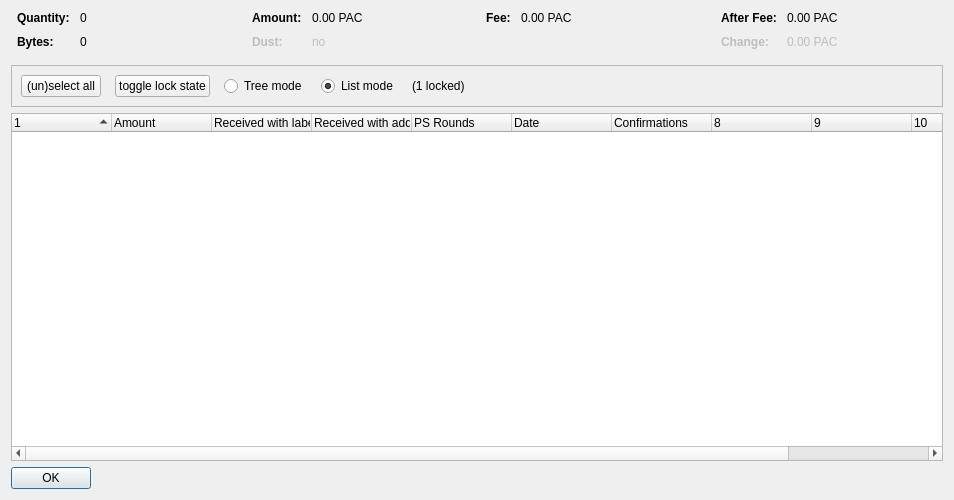
<?xml version="1.0" encoding="UTF-8"?>
<ui version="4.0">
 <class>CoinControlDialog</class>
 <widget class="QDialog" name="CoinControlDialog">
  <property name="geometry">
   <rect>
    <x>0</x>
    <y>0</y>
    <width>954</width>
    <height>500</height>
   </rect>
  </property>
  <property name="windowTitle">
   <string>Coin Selection</string>
  </property>
  <layout class="QVBoxLayout" name="verticalLayout">
   <item>
    <layout class="QHBoxLayout" name="horizontalLayoutTop" stretch="0,0,0,0">
     <property name="topMargin">
      <number>0</number>
     </property>
     <property name="bottomMargin">
      <number>10</number>
     </property>
     <item>
      <layout class="QFormLayout" name="formLayoutCoinControl1">
       <property name="horizontalSpacing">
        <number>10</number>
       </property>
       <property name="verticalSpacing">
        <number>10</number>
       </property>
       <property name="leftMargin">
        <number>6</number>
       </property>
       <property name="rightMargin">
        <number>6</number>
       </property>
       <item row="0" column="0">
        <widget class="QLabel" name="labelCoinControlQuantityText">
         <property name="font">
          <font>
           <weight>75</weight>
           <bold>true</bold>
          </font>
         </property>
         <property name="text">
          <string>Quantity:</string>
         </property>
        </widget>
       </item>
       <item row="0" column="1">
        <widget class="QLabel" name="labelCoinControlQuantity">
         <property name="cursor">
          <cursorShape>IBeamCursor</cursorShape>
         </property>
         <property name="contextMenuPolicy">
          <enum>Qt::ActionsContextMenu</enum>
         </property>
         <property name="text">
          <string notr="true">0</string>
         </property>
         <property name="textInteractionFlags">
          <set>Qt::LinksAccessibleByMouse|Qt::TextSelectableByKeyboard|Qt::TextSelectableByMouse</set>
         </property>
        </widget>
       </item>
       <item row="1" column="0">
        <widget class="QLabel" name="labelCoinControlBytesText">
         <property name="font">
          <font>
           <weight>75</weight>
           <bold>true</bold>
          </font>
         </property>
         <property name="text">
          <string>Bytes:</string>
         </property>
        </widget>
       </item>
       <item row="1" column="1">
        <widget class="QLabel" name="labelCoinControlBytes">
         <property name="cursor">
          <cursorShape>IBeamCursor</cursorShape>
         </property>
         <property name="contextMenuPolicy">
          <enum>Qt::ActionsContextMenu</enum>
         </property>
         <property name="text">
          <string notr="true">0</string>
         </property>
         <property name="textInteractionFlags">
          <set>Qt::LinksAccessibleByMouse|Qt::TextSelectableByKeyboard|Qt::TextSelectableByMouse</set>
         </property>
        </widget>
       </item>
      </layout>
     </item>
     <item>
      <layout class="QFormLayout" name="formLayoutCoinControl2">
       <property name="horizontalSpacing">
        <number>10</number>
       </property>
       <property name="verticalSpacing">
        <number>10</number>
       </property>
       <property name="leftMargin">
        <number>6</number>
       </property>
       <property name="rightMargin">
        <number>6</number>
       </property>
       <item row="0" column="0">
        <widget class="QLabel" name="labelCoinControlAmountText">
         <property name="font">
          <font>
           <weight>75</weight>
           <bold>true</bold>
          </font>
         </property>
         <property name="text">
          <string>Amount:</string>
         </property>
        </widget>
       </item>
       <item row="0" column="1">
        <widget class="QLabel" name="labelCoinControlAmount">
         <property name="cursor">
          <cursorShape>IBeamCursor</cursorShape>
         </property>
         <property name="contextMenuPolicy">
          <enum>Qt::ActionsContextMenu</enum>
         </property>
         <property name="text">
          <string notr="true">0.00 PAC</string>
         </property>
         <property name="textInteractionFlags">
          <set>Qt::LinksAccessibleByMouse|Qt::TextSelectableByKeyboard|Qt::TextSelectableByMouse</set>
         </property>
        </widget>
       </item>
       <item row="1" column="0">
        <widget class="QLabel" name="labelCoinControlLowOutputText">
         <property name="enabled">
          <bool>false</bool>
         </property>
         <property name="font">
          <font>
           <weight>75</weight>
           <bold>true</bold>
          </font>
         </property>
         <property name="text">
          <string>Dust:</string>
         </property>
        </widget>
       </item>
       <item row="1" column="1">
        <widget class="QLabel" name="labelCoinControlLowOutput">
         <property name="enabled">
          <bool>false</bool>
         </property>
         <property name="cursor">
          <cursorShape>IBeamCursor</cursorShape>
         </property>
         <property name="contextMenuPolicy">
          <enum>Qt::ActionsContextMenu</enum>
         </property>
         <property name="text">
          <string notr="true">no</string>
         </property>
         <property name="textInteractionFlags">
          <set>Qt::LinksAccessibleByMouse|Qt::TextSelectableByKeyboard|Qt::TextSelectableByMouse</set>
         </property>
        </widget>
       </item>
      </layout>
     </item>
     <item>
      <layout class="QFormLayout" name="formLayoutCoinControl3">
       <property name="horizontalSpacing">
        <number>10</number>
       </property>
       <property name="verticalSpacing">
        <number>10</number>
       </property>
       <property name="leftMargin">
        <number>6</number>
       </property>
       <property name="rightMargin">
        <number>6</number>
       </property>
       <item row="0" column="0">
        <widget class="QLabel" name="labelCoinControlFeeText">
         <property name="font">
          <font>
           <weight>75</weight>
           <bold>true</bold>
          </font>
         </property>
         <property name="text">
          <string>Fee:</string>
         </property>
        </widget>
       </item>
       <item row="0" column="1">
        <widget class="QLabel" name="labelCoinControlFee">
         <property name="cursor">
          <cursorShape>IBeamCursor</cursorShape>
         </property>
         <property name="contextMenuPolicy">
          <enum>Qt::ActionsContextMenu</enum>
         </property>
         <property name="text">
          <string notr="true">0.00 PAC</string>
         </property>
         <property name="textInteractionFlags">
          <set>Qt::LinksAccessibleByMouse|Qt::TextSelectableByKeyboard|Qt::TextSelectableByMouse</set>
         </property>
        </widget>
       </item>
      </layout>
     </item>
     <item>
      <layout class="QFormLayout" name="formLayoutCoinControl4">
       <property name="horizontalSpacing">
        <number>10</number>
       </property>
       <property name="verticalSpacing">
        <number>10</number>
       </property>
       <property name="leftMargin">
        <number>6</number>
       </property>
       <property name="rightMargin">
        <number>6</number>
       </property>
       <item row="0" column="0">
        <widget class="QLabel" name="labelCoinControlAfterFeeText">
         <property name="font">
          <font>
           <weight>75</weight>
           <bold>true</bold>
          </font>
         </property>
         <property name="text">
          <string>After Fee:</string>
         </property>
        </widget>
       </item>
       <item row="0" column="1">
        <widget class="QLabel" name="labelCoinControlAfterFee">
         <property name="cursor">
          <cursorShape>IBeamCursor</cursorShape>
         </property>
         <property name="contextMenuPolicy">
          <enum>Qt::ActionsContextMenu</enum>
         </property>
         <property name="text">
          <string notr="true">0.00 PAC</string>
         </property>
         <property name="textInteractionFlags">
          <set>Qt::LinksAccessibleByMouse|Qt::TextSelectableByKeyboard|Qt::TextSelectableByMouse</set>
         </property>
        </widget>
       </item>
       <item row="1" column="0">
        <widget class="QLabel" name="labelCoinControlChangeText">
         <property name="enabled">
          <bool>false</bool>
         </property>
         <property name="font">
          <font>
           <weight>75</weight>
           <bold>true</bold>
          </font>
         </property>
         <property name="text">
          <string>Change:</string>
         </property>
        </widget>
       </item>
       <item row="1" column="1">
        <widget class="QLabel" name="labelCoinControlChange">
         <property name="enabled">
          <bool>false</bool>
         </property>
         <property name="cursor">
          <cursorShape>IBeamCursor</cursorShape>
         </property>
         <property name="contextMenuPolicy">
          <enum>Qt::ActionsContextMenu</enum>
         </property>
         <property name="text">
          <string notr="true">0.00 PAC</string>
         </property>
         <property name="textInteractionFlags">
          <set>Qt::LinksAccessibleByMouse|Qt::TextSelectableByKeyboard|Qt::TextSelectableByMouse</set>
         </property>
        </widget>
       </item>
      </layout>
     </item>
    </layout>
   </item>
   <item>
    <widget class="QFrame" name="frame">
     <property name="minimumSize">
      <size>
       <width>0</width>
       <height>40</height>
      </size>
     </property>
     <property name="frameShape">
      <enum>QFrame::StyledPanel</enum>
     </property>
     <property name="frameShadow">
      <enum>QFrame::Sunken</enum>
     </property>
     <layout class="QHBoxLayout" name="horizontalLayout">
      <item>
       <layout class="QHBoxLayout" name="horizontalLayoutPanel" stretch="0,0,0,0,0,0">
        <property name="spacing">
         <number>14</number>
        </property>
        <item>
         <widget class="QPushButton" name="pushButtonSelectAll">
          <property name="sizePolicy">
           <sizepolicy hsizetype="Maximum" vsizetype="Fixed">
            <horstretch>0</horstretch>
            <verstretch>0</verstretch>
           </sizepolicy>
          </property>
          <property name="text">
           <string>(un)select all</string>
          </property>
          <property name="autoDefault">
           <bool>false</bool>
          </property>
         </widget>
        </item>
        <item>
         <widget class="QPushButton" name="pushButtonToggleLock">
          <property name="sizePolicy">
           <sizepolicy hsizetype="Maximum" vsizetype="Fixed">
            <horstretch>0</horstretch>
            <verstretch>0</verstretch>
           </sizepolicy>
          </property>
          <property name="text">
           <string>toggle lock state</string>
          </property>
          <property name="autoDefault">
           <bool>false</bool>
          </property>
         </widget>
        </item>
        <item>
         <widget class="QRadioButton" name="radioTreeMode">
          <property name="sizePolicy">
           <sizepolicy hsizetype="Maximum" vsizetype="Fixed">
            <horstretch>0</horstretch>
            <verstretch>0</verstretch>
           </sizepolicy>
          </property>
          <property name="text">
           <string>Tree mode</string>
          </property>
         </widget>
        </item>
        <item>
         <widget class="QRadioButton" name="radioListMode">
          <property name="sizePolicy">
           <sizepolicy hsizetype="Maximum" vsizetype="Fixed">
            <horstretch>0</horstretch>
            <verstretch>0</verstretch>
           </sizepolicy>
          </property>
          <property name="text">
           <string>List mode</string>
          </property>
          <property name="checked">
           <bool>true</bool>
          </property>
         </widget>
        </item>
        <item>
         <widget class="QLabel" name="labelLocked">
          <property name="text">
           <string>(1 locked)</string>
          </property>
         </widget>
        </item>
        <item>
         <spacer name="horizontalSpacer">
          <property name="orientation">
           <enum>Qt::Horizontal</enum>
          </property>
          <property name="sizeHint" stdset="0">
           <size>
            <width>40</width>
            <height>20</height>
           </size>
          </property>
         </spacer>
        </item>
       </layout>
      </item>
     </layout>
    </widget>
   </item>
   <item>
    <widget class="CoinControlTreeWidget" name="treeWidget">
     <property name="contextMenuPolicy">
      <enum>Qt::CustomContextMenu</enum>
     </property>
     <property name="sortingEnabled">
      <bool>false</bool>
     </property>
     <property name="columnCount">
      <number>11</number>
     </property>
     <attribute name="headerShowSortIndicator" stdset="0">
      <bool>true</bool>
     </attribute>
     <attribute name="headerStretchLastSection">
      <bool>false</bool>
     </attribute>
     <column>
      <property name="text">
       <string/>
      </property>
     </column>
     <column>
      <property name="text">
       <string>Amount</string>
      </property>
     </column>
     <column>
      <property name="text">
       <string>Received with label</string>
      </property>
     </column>
     <column>
      <property name="text">
       <string>Received with address</string>
      </property>
     </column>
     <column>
      <property name="text">
       <string>PS Rounds</string>
      </property>
     </column>
     <column>
      <property name="text">
       <string>Date</string>
      </property>
     </column>
     <column>
      <property name="text">
       <string>Confirmations</string>
      </property>
      <property name="toolTip">
       <string>Confirmed</string>
      </property>
     </column>
     <column>
      <property name="text">
       <string/>
      </property>
     </column>
     <column>
      <property name="text">
       <string/>
      </property>
     </column>
     <column>
      <property name="text">
       <string/>
      </property>
     </column>
     <column>
      <property name="text">
       <string/>
      </property>
     </column>
    </widget>
   </item>
   <item>
    <widget class="QDialogButtonBox" name="buttonBox">
     <property name="sizePolicy">
      <sizepolicy hsizetype="Maximum" vsizetype="Fixed">
       <horstretch>0</horstretch>
       <verstretch>0</verstretch>
      </sizepolicy>
     </property>
     <property name="orientation">
      <enum>Qt::Horizontal</enum>
     </property>
     <property name="standardButtons">
      <set>QDialogButtonBox::Ok</set>
     </property>
    </widget>
   </item>
  </layout>
 </widget>
 <customwidgets>
  <customwidget>
   <class>CoinControlTreeWidget</class>
   <extends>QTreeWidget</extends>
   <header>coincontroltreewidget.h</header>
  </customwidget>
 </customwidgets>
 <resources/>
 <connections/>
</ui>
